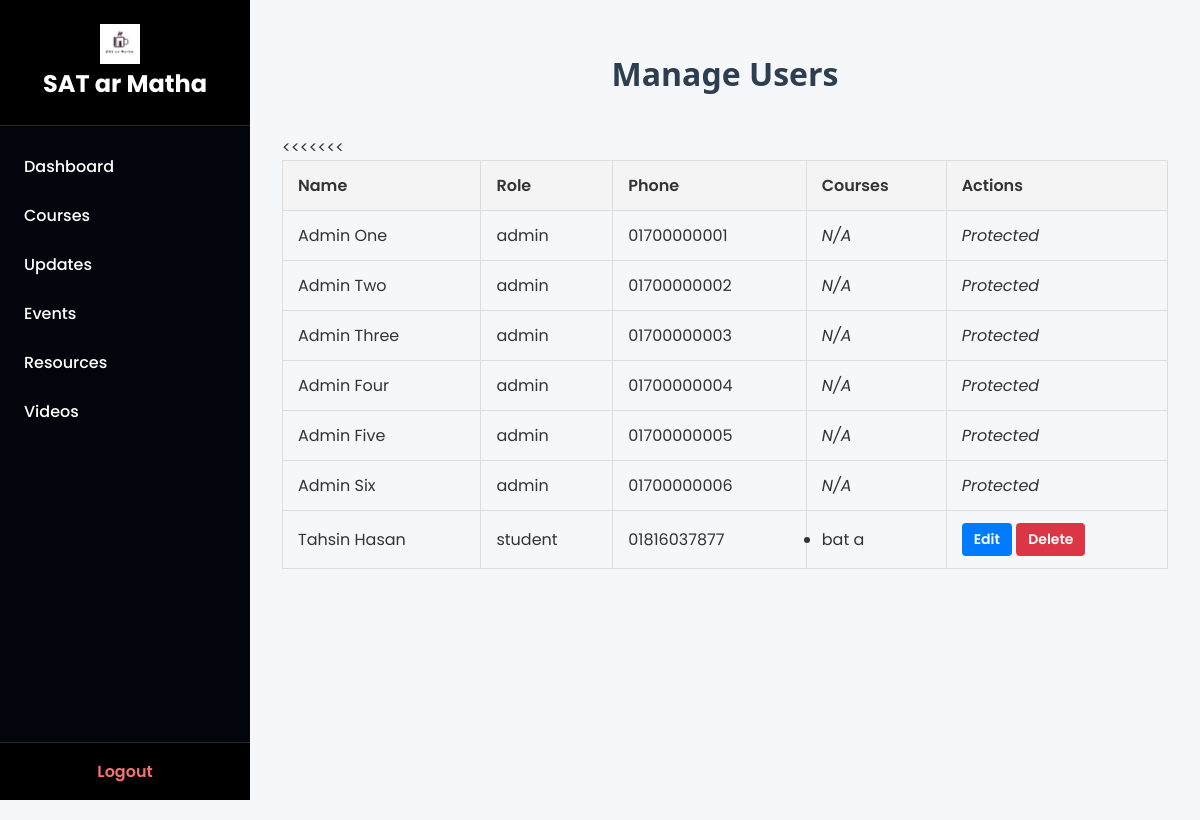
The page /manage-users on the database its author committed.
### tables this page shows
CREATE TABLE users (
        id INTEGER PRIMARY KEY AUTOINCREMENT,
        name TEXT NOT NULL,
        role TEXT NOT NULL,
        id_num TEXT,
        roll TEXT,
        reg_no TEXT,
        photo TEXT,
        phone TEXT,
        password_hash TEXT NOT NULL
    );

CREATE TABLE courses (
        id INTEGER PRIMARY KEY AUTOINCREMENT,
        name TEXT NOT NULL,
        code TEXT NOT NULL,
        syllabus_pdf TEXT
    );

### app.py (the view)
@app.route('/manage-users', methods=['GET'])
def manage_users():
    conn = sqlite3.connect('database.db')
    conn.row_factory = sqlite3.Row
    c = conn.cursor()
    c.execute("SELECT * FROM users")
    users = c.fetchall()
    user_courses = {}
    for user in users:
        if user['role'] == 'student':
            c.execute('''
                SELECT courses.name FROM courses
                JOIN enrollments ON enrollments.course_id = courses.id
                WHERE enrollments.student_id = ?
            ''', (user['id'],))
            courses = [row['name'] for row in c.fetchall()]
            user_courses[user['id']] = courses
        else:
            user_courses[user['id']] = []
    conn.close()
    return render_template('manage_users.html', users=users, user_courses=user_courses)

### app.py (called while the page is built)
@app.context_processor
def inject_user_role():
    return dict(role=session.get('role'))

@app.context_processor
def inject_user_role():
    return dict(role=session.get('role'))

### templates/manage_users.html (shortened to what this page needs)
{% extends 'dashboard_base.html' %}
{% block content %}
<h2>Manage Users</h2>
<table class="styled-table">
    <thead>
        <tr>
            <th>Name</th>
            <th>Role</th>
            <th>Phone</th>
            <th>Courses</th>
            <th>Actions</th>
        </tr>
    </thead>
    <tbody>
        {% for user in users %}
        <tr>
            <td>{{ user.name }}</td>
            <td>{{ user.role }}</td>
            <td>{{ user.phone }}</td>
            <td>
                {% if user.role == 'student' %}
                    {% if user_courses[user.id] %}
                        <ul>
                            {% for course in user_courses[user.id] %}
                                <li>{{ course }}</li>
                            {% endfor %}
                        </ul>
                    {% else %}
                        <em>No courses</em>
                    {% endif %}
                {% else %}
                    <em>N/A</em>
                {% endif %}
            </td>
            <<td>
    {% if user.role != 'admin' %}
        <a href="{{ url_for('edit_user', user_id=user.id) }}" class="btn-primary">Edit</a>
        <form method="POST" action="{{ url_for('delete_user') }}"
              onsubmit="return confirm('Are you sure you want to delete this user?');"
              style="display:inline;">
            <button type="submit" class="btn-danger">Delete</button>
        </form>
    {% else %}
        <em>Protected</em>
    {% endif %}
</td>
        </tr>
        {% endfor %}
    </tbody>
</table>
{% endblock %}

### static/css/style.css (style rules this page uses)
body { font-family: 'Poppins', sans-serif; margin: 0; background-color: #f4f7fa; color: #333; }
.btn-primary { background-color: #03101d; border: none; padding: 14px 40px; font-size: 1.2rem; color: white; border-radius: 30px; cursor: pointer; transition: background-color 0.3s ease; text-decoration: none; display: inline-block; font-weight: 600; }
.btn-danger { background-color: #e74c3c; color: white; padding: 8px 14px; border: none; border-radius: 5px; cursor: pointer; font-weight: 600; }
.styled-table { width: 100%; border-collapse: collapse; }
.styled-table th, .styled-table td { padding: 12px 15px; border: 1px solid #ddd; text-align: left; }
.styled-table th { background-color: #f4f4f4; font-weight: 600; }
h2 { font-family: 'Segoe UI', Tahoma, Geneva, Verdana, sans-serif; font-size: 2rem; color: #2c3e50; margin-bottom: 40px; text-align: center; }

### templates/dashboard_base.html (style rules this page uses)
* { box-sizing: border-box; margin: 0; padding: 0; font-family: 'Poppins', sans-serif; }
body.dashboard-body { display: flex; min-height: 100vh; background-color: #f5f7fa; color: #333; }

### templates/manage_users.html (style rules this page uses)
.btn-primary { background-color: #007bff; color: white; border: none; padding: 6px 12px; border-radius: 4px; cursor: pointer; text-decoration: none; font-size: 14px; transition: background-color 0.2s ease; }
.btn-danger { background-color: #dc3545; color: white; border: none; padding: 6px 12px; border-radius: 4px; cursor: pointer; font-size: 14px; transition: background-color 0.2s ease; }

### rows shown on the page
users: name "Admin One", role "admin", phone "01700000001", shows "N/A", shows "Protected"
users: name "Admin Two", role "admin", phone "01700000002", shows "N/A", shows "Protected"
users: name "Admin Three", role "admin", phone "01700000003", shows "N/A", shows "Protected"
users: name "Admin Four", role "admin", phone "01700000004", shows "N/A", shows "Protected"
users: name "Admin Five", role "admin", phone "01700000005", shows "N/A", shows "Protected"
users: name "Admin Six", role "admin", phone "01700000006", shows "N/A", shows "Protected"
users: name "Tahsin Hasan", role "student", phone "01816037877"
courses: name "bat a"
